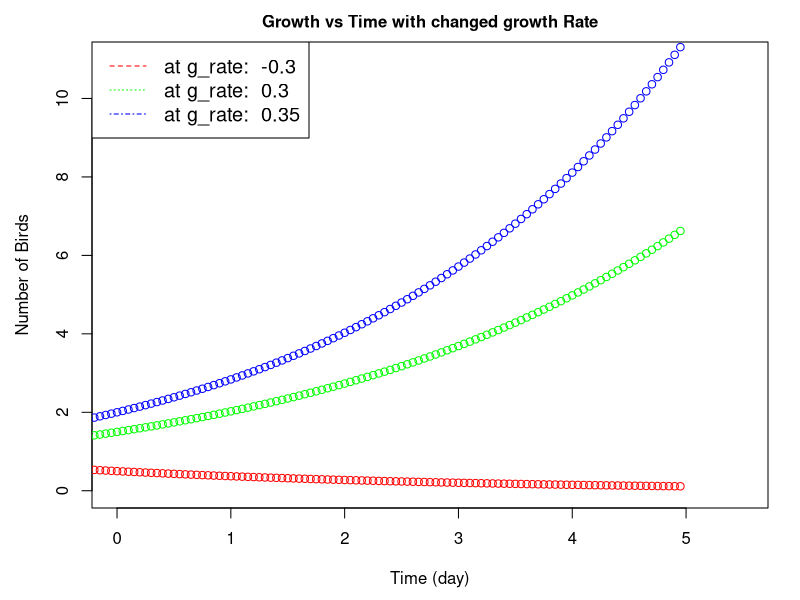

Here is the R script that generated this plot:


t = seq(-5,4.95,0.05)
length(t)
a = c(-0.3,0.3,0.35)
y0 = c(0.5,1.5,2)

f1 = function(a,b,c){
  val = c*exp(a*b)
  return(val)
}


dev.off()
color = c("red", "green", "blue")
legendName = vector()
par(pin=c(5,4)) # width & height of plot in inch
par(mar=c(4.5,4.5,2,1.5)+0.1)
plot(numeric(0),numeric(0),
     xlim = c(0,5.5), ylim = c(0,11),
     xlab = "Time (day)",
     ylab = "Number of Birds",
     main = "Growth vs Time with changed growth Rate",
     cex.main= 1,
     type = "n")

  for (i in seq_along(a)){
    var <- paste("at g_rate: ",a[i], sep = " ")
    legendName <- c(legendName, var) # storing 
    var <- f1(t,a[i],y0[i])
    print(length(var))
    lines(t, var,  col = color[i], type = "b", lty = 3)
    legend("topleft", legend= legendName,
           col= color, lty = 2:5, cex=1.2)
  }

for( i in 1:length(a)){
  print(paste("index: ",i,a[i], sep = "  "))
}
